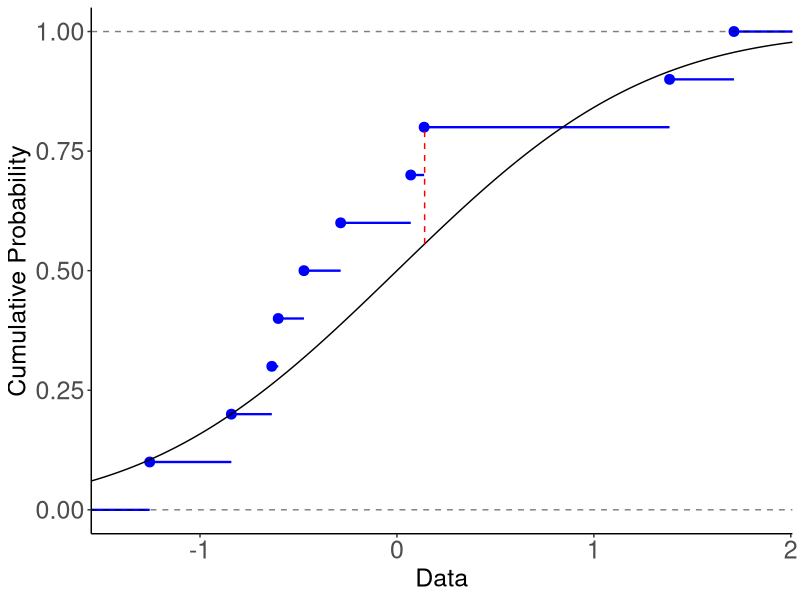
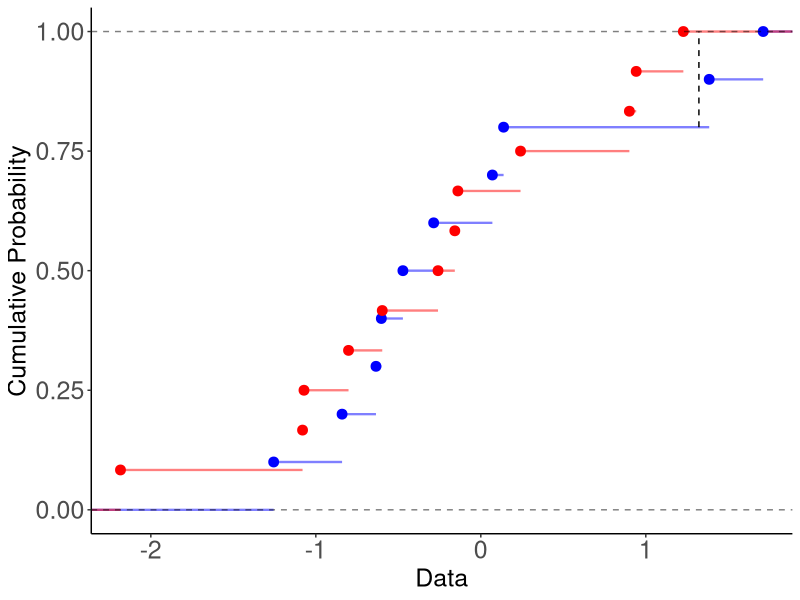
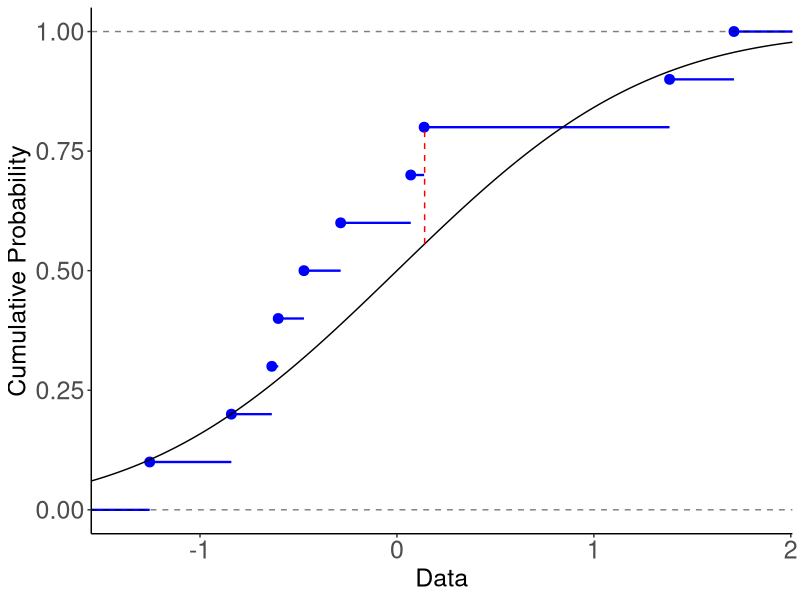
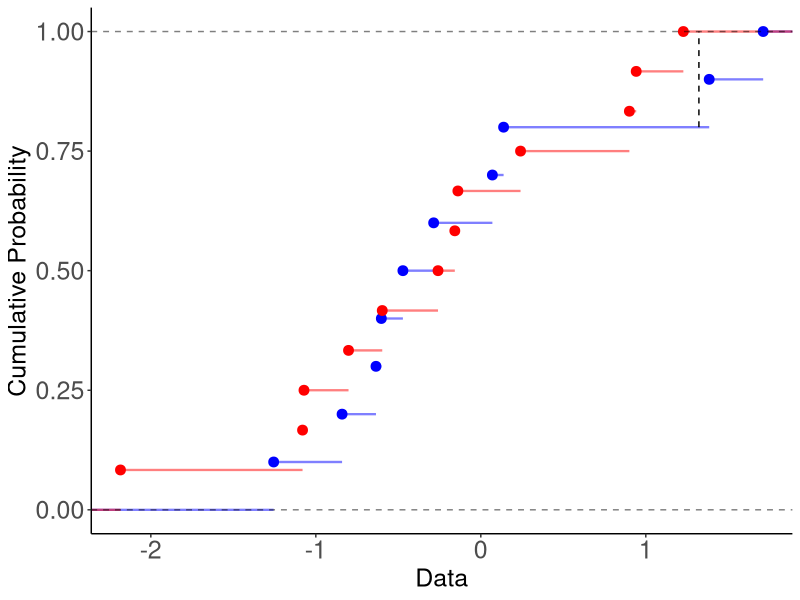

Write the R code that produced these figures, in order.
# KS Test Figures

# KS-Test Figures
# Generating the figures for the K-S Test
# rm(list=ls())
set.seed(5)
library(ggplot2)
TEXTSIZE <- 18

# One Sample KS-Test

set.seed(5)
x <- sort(rnorm(10,0,1))
f_x <- ecdf(x)
lensamp <- length(x)
y1 <- seq(1/lensamp,1,length.out=lensamp)

# Data
xbegin <- min(x) - diff(range(x))/length(x)
xend <- append(x, max(x) + diff(range(x))/length(x))
x <- append(xbegin, x)
y1 <- append(0, y1)
df_data <- data.frame(x=x,y=y1, xend=xend, yend=y1)

# Actual Distribution
x_val <- seq(min(x), max(xend), length.out=1000)
y_val <- pnorm(x_val)
df_dist <- data.frame(x=x_val,y=y_val)

# Creating Maximum Dashed LIne
x_max <- which.max(abs(f_x(x_val)-y_val))
x0 <- x_val[x_max]
y0 <- y_val[x_max]
y1 <- f_x(x0)
df_max <- data.frame(x=x0, y=y0, xend=x0, yend=y1)




plot1 <- ggplot(df_data) +
  geom_segment(aes(x=x, y=y, xend=xend, yend=yend), 
               size=.8, colour="blue") +
  geom_point(data=df_data[-1,], aes(x=x, y=y), 
             size=3, colour="blue") + 
  geom_line(data=df_dist, aes(x=x,y=y)) +
  geom_segment(data=df_max, aes(x=x,y=y,xend=xend,yend=yend), 
               colour="red", linetype="dashed") +
  geom_hline(yintercept=c(0,1), linetype="dashed", alpha=.5) +
  # ggtitle("One Sample Kolmogorov-Snirnov Test Statistic") +
  ylab("Cumulative Probability") +
  xlab("Data") + 
  ylim(c(0,1)) +
  xlim(min(x),max(xend)) +
  scale_x_continuous(expand = c(0,0)) +
  theme_classic() +
  theme(axis.title.x = element_text(size=TEXTSIZE), 
        axis.title.y = element_text(size=TEXTSIZE), 
        axis.text.x  = element_text(size=TEXTSIZE),
        axis.text.y  = element_text(size=TEXTSIZE))
plot1
ggsave("ks_one_samp.pdf")
# Learning how to export plots correctly


# Two Sample Plot
set.seed(5)
x <- sort(rnorm(10))
y <- sort(rnorm(12))
f_x <- ecdf(x)
f_y <- ecdf(y)
z <- sort(c(x,y))

lenx <- length(x)
leny <- length(y)
y1_x <- seq(1/lenx,1,length.out=lenx)
y1_y <- seq(1/leny,1,length.out=leny)

begin <- min(z) - diff(range(z))/length(z)
end <- max(z) + diff(range(z)/length(z))

# X Data
xend <- append(x, end)
x <- append(begin, x)
y1_x <- append(0, y1_x)
df_data_x <- data.frame(x=x,y=y1_x, xend=xend, yend=y1_x)

# Y Data
yend <- append(y, end)
y <- append(begin, y)
y1_y <- append(0, y1_y)
df_data_y <- data.frame(x=y,y=y1_y, xend=yend, yend=y1_y)

# Where Put Max?
t <- seq(min(z), max(z), length.out=length(x))
x0 <- t[which(abs(f_y(t) - f_x(t)) == max(abs(f_x(t) - f_y(t))))] 
y0 <- f_x(x0)
y1 <- f_y(x0)
df_data_max <- data.frame(x=x0, y=y0, xend=x0, yend=y1)


plot2 <- ggplot(df_data_x) +
  geom_segment(aes(x=x, y=y, xend=xend, yend=yend), 
               size=.8, colour="blue", alpha=.5) +
  geom_segment(data=df_data_y, aes(x=x, y=y, xend=xend, yend=yend), 
               size=.8, colour="red", alpha=.5) +
  geom_point(data=df_data_x[-1,], aes(x=x, y=y), 
             size=3, colour="blue") + 
  geom_point(data=df_data_y[-1,], aes(x=x, y=y), 
             size=3, colour="red") +
  geom_segment(data=df_data_max, aes(x=x,y=y,xend=xend,yend=yend), 
               colour="black", linetype="dashed") +
  geom_hline(yintercept=c(0,1), linetype="dashed", alpha=.5) +
  # ggtitle("Two Sample Kolmogorov-Snirnov Test Statistic") +
  ylab("Cumulative Probability") +
  xlab("Data") + 
  ylim(c(0,1)) +
  xlim(min(x),max(xend)) +
  scale_x_continuous(expand = c(0,0)) +
  theme_classic() +
  theme(axis.title.x = element_text(size=TEXTSIZE), 
        axis.title.y = element_text(size=TEXTSIZE), 
        axis.text.x  = element_text(size=TEXTSIZE),
        axis.text.y  = element_text(size=TEXTSIZE))
  
plot2
ggsave("ks_two_samp.pdf")






# 
# 
# x <- sort(rnorm(10,0,1))
# lensamp <- length(x)
# y1 <- seq(1/lensamp,1,length.out=lensamp)
# #df <- data.frame(x =x , y=y1)
# 
# # # qplot(rnorm(15), stat = "ecdf", geom = "step")
# # plot1 <- ggplot(df, aes(x=x, y=y)) +
# #   geom_step(size=1) +
# #   geom_point(size=2.5) +
# #   labs(shape = "ECDFs", color = "ECDFs") +
# #   ylab("Cumulative Probability") +
# #   xlab("") + 
# #   ylim(c(0,1)) +
# #   #scale_color_discrete(name="ECDFs") +
# #   #scale_colour_manual(values=cbPalette1) +
# #   theme_classic() +
# #   theme(axis.title.x = element_text(size=15), 
# #         axis.title.y = element_text(size=15), 
# #         axis.text.x  = element_text(size=13),
# #         axis.text.y  = element_text(size=13))
# # plot1
# 
# f_x <- ecdf(x)
# y <- seq(-3,3, length.out=500)
# y1 <- pnorm(y,0,1)
# x_ind <- which.max(abs(f_x(y)-y1))
# x0 <- y[x_ind]
# plot(f_x, main="One Sample K-S Test Statistic", ylab="Fn(x), Empirical CDF", xlab="Data", col="blue")
# lines(y,y1)
# segments(x0,f_x(x0),x0,y1[x_ind], col="red", lwd=2, lty="dotted")
# dev.off()